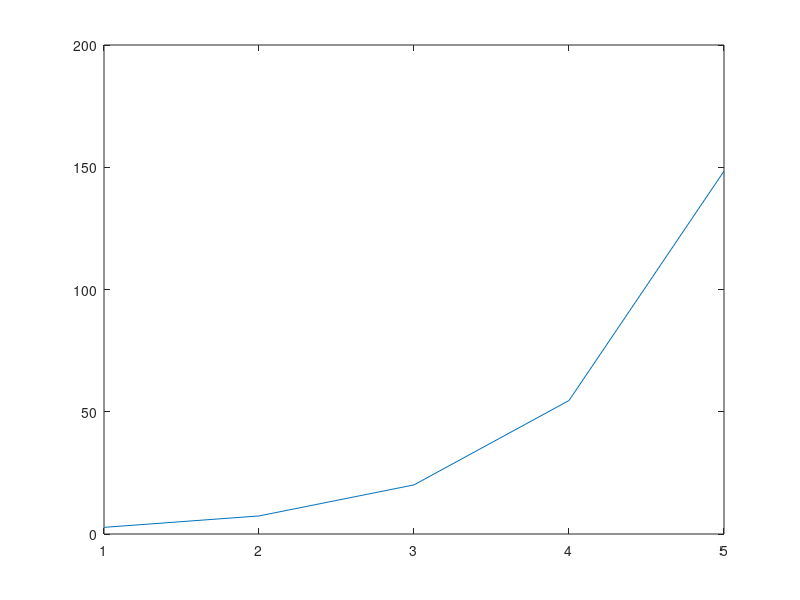

This chart was generated by the following MATLAB code:
%% This is the file to test how GitHub works.
%   1. GitHub is not a Chinese friendly platform, so it's suggested to use
%   English during developing.


%%

vXData  =   1:5;
vYData  =   exp(vXData);
plot(vXData , vYData)

